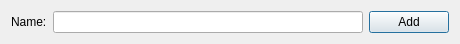
<?xml version="1.0" encoding="UTF-8"?>
<ui version="4.0">
 <class>MainDialog</class>
 <widget class="QDialog" name="MainDialog">
  <property name="geometry">
   <rect>
    <x>0</x>
    <y>0</y>
    <width>460</width>
    <height>41</height>
   </rect>
  </property>
  <property name="sizePolicy">
   <sizepolicy hsizetype="Preferred" vsizetype="Preferred">
    <horstretch>0</horstretch>
    <verstretch>0</verstretch>
   </sizepolicy>
  </property>
  <property name="windowTitle">
   <string>MainDialog</string>
  </property>
  <layout class="QHBoxLayout" name="horizontalLayout">
   <item>
    <widget class="QLabel" name="label">
     <property name="text">
      <string>Name:</string>
     </property>
    </widget>
   </item>
   <item>
    <widget class="QLineEdit" name="lineEdit">
     <property name="sizePolicy">
      <sizepolicy hsizetype="Expanding" vsizetype="Fixed">
       <horstretch>0</horstretch>
       <verstretch>0</verstretch>
      </sizepolicy>
     </property>
    </widget>
   </item>
   <item>
    <widget class="QPushButton" name="pushButton">
     <property name="sizePolicy">
      <sizepolicy hsizetype="Fixed" vsizetype="Fixed">
       <horstretch>0</horstretch>
       <verstretch>0</verstretch>
      </sizepolicy>
     </property>
     <property name="text">
      <string>Add</string>
     </property>
    </widget>
   </item>
  </layout>
 </widget>
 <layoutdefault spacing="6" margin="11"/>
 <resources/>
 <connections>
  <connection>
   <sender>lineEdit</sender>
   <signal>textChanged(QString)</signal>
   <receiver>label</receiver>
   <slot>setText(QString)</slot>
   <hints>
    <hint type="sourcelabel">
     <x>155</x>
     <y>23</y>
    </hint>
    <hint type="destinationlabel">
     <x>28</x>
     <y>17</y>
    </hint>
   </hints>
  </connection>
 </connections>
</ui>
